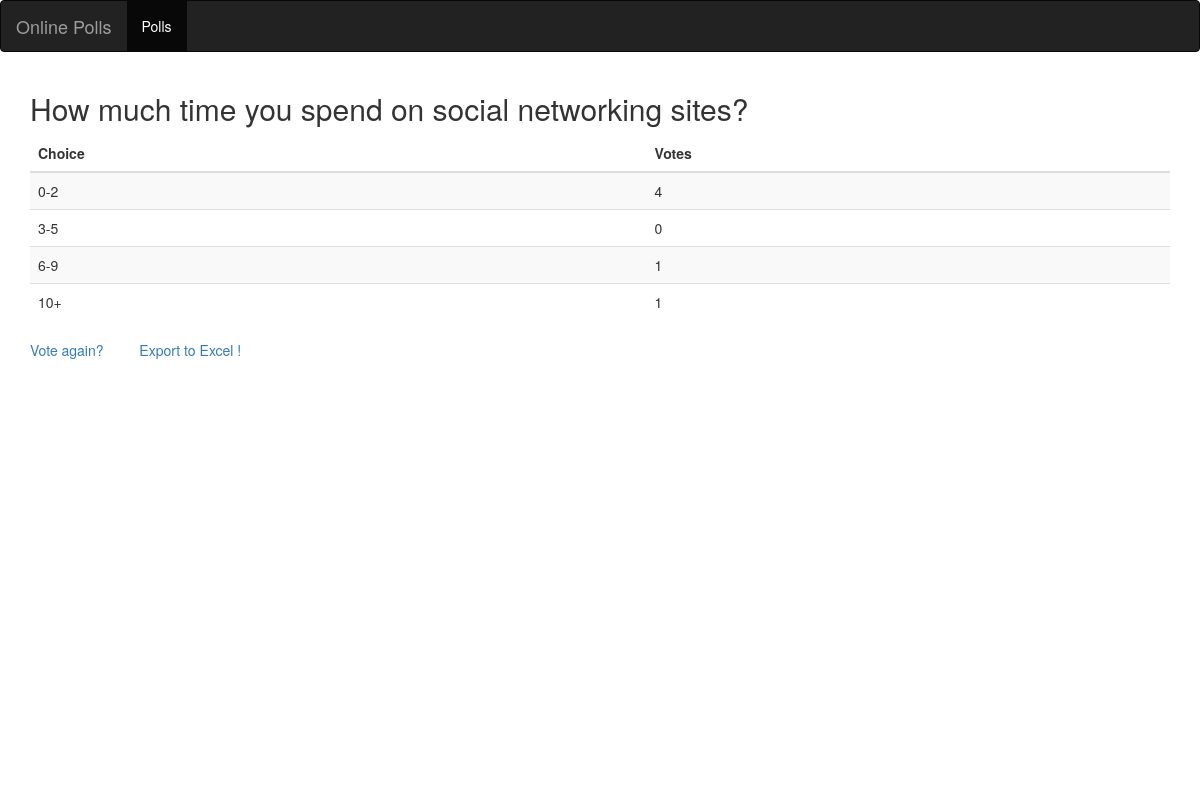
Page /polls/11/results/ on the earlier database version.
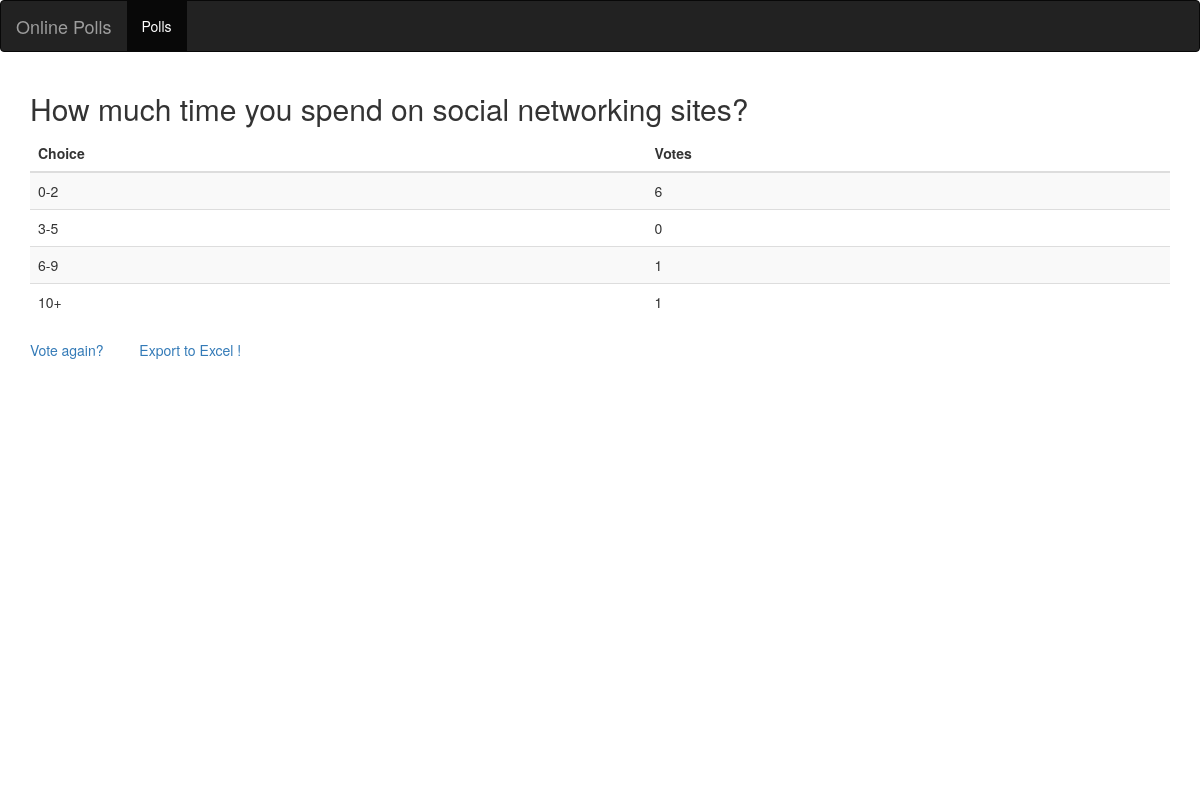
Same page on the later database version.
### polls/models.py (models this page shows, shortened)
@python_2_unicode_compatible  #for python 2 support
class Question(models.Model):
	question_text = models.CharField(max_length=200)
	pub_date = models.DateTimeField('Date Published')
	category = models.CharField(max_length=50,null=True)

@python_2_unicode_compatible  #for python 2 support
class Choice(models.Model):
	question = models.ForeignKey(Question,
								on_delete=models.CASCADE)
	choice_text = models.CharField(max_length=200)
	votes = models.IntegerField(default=0)

### polls/views.py (the view)
# urls.py: url(r'^(?P<pk>[0-9]+)/results/$', views.ResultsView.as_view(), name= 'results'),
class ResultsView(generic.DetailView):
	model = Question
	template_name= 'polls/results.html'

### polls/templates/polls/results.html (shortened to what this page needs)
<!DOCTYPE html>
<html lang="en">
<head>
  <link rel="stylesheet" href="http://maxcdn.bootstrapcdn.com/bootstrap/3.3.4/css/bootstrap.min.css">
</head>
<body>
 <nav class="navbar navbar-inverse">
        <div class="container-fluid">
            <div class="navbar-header">
                <a href="#" class="navbar-brand">Online Polls</a>
            </div>
            <div>
                <ul class="nav navbar-nav">
                    <li class="active"><a href="{% url 'polls:index' %}">Polls</a></li>
                </ul>
            </div>
        </div>
  </nav>
<div class="container">
<h2>{{ question.question_text }}</h2>
    <table class="table table-striped">
        <thead>
                <tr>
                    <th>Choice</th>
                    <th>Votes</th>
                </tr>
        </thead>
        <tbody>
        {% for choice in question.choice_set.all %}
         <tr>
                    <td>{{ choice.choice_text }}</td>
                    <td>{{ choice.votes }}</td>
         </tr>
        {% endfor %}
         </tbody>
</table>
<a href="{% url 'polls:detail' question.id %}">Vote again?</a>
<a href="{% url 'polls:export_excel' question.id %}">Export to Excel !</a>
<div id="container" style="width: 550px; height: 400px; margin: 0 auto"></div>
</body>
</html>

Differences in the rows shown:
changed Choice (number 1 of 4 on the later page): votes "4" → "6"
